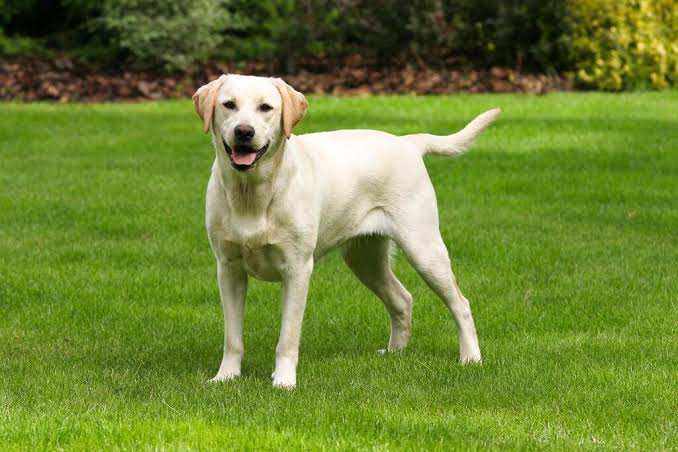
#> input picture card21/course/classificacao/image.png, 678 x 452 px, found by its file name
$ jupyter execute fundamentos_aula.ipynb
#> lines starting #> are read from the running program, lines starting #| are printed output that depends on the picture
[cell 1]
import cv2 as cv
import matplotlib.pyplot as plt
import numpy as np

[cell 2]
img = cv.imread('/home/beuren/Documentos/Bootcamp-LAMIA/card21/course/cnn/image.png')
#> img is the input picture: shape (452, 678, 3); mean B, G, R 51.9, 131.9, 110.4

[cell 3]
plt.imshow(cv.cvtColor(img, cv.COLOR_BGR2RGB))
# mostra a imagem colorida converto ela para RGB

[cell 4]
plt.imshow(cv.cvtColor(img, cv.COLOR_BGR2GRAY), cmap='gray')
# imagem cinza
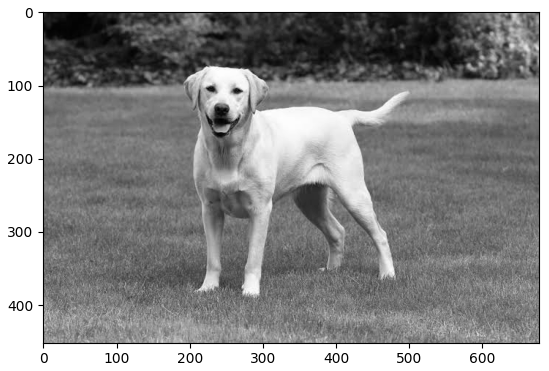
#> figure drawn by matplotlib, 1 panel

[cell 5]
img_menor = cv.resize(img, (50, 50))
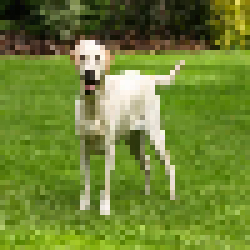
#> img_menor: shape (50, 50, 3) (shown 5 times larger); mean B, G, R 51.9, 131.9, 110.3
# mudando o tamnho podemos manipular ostamnho dos pixels assim ela fica borrada
plt.imshow(cv.cvtColor(img_menor, cv.COLOR_BGR2RGB))

[cell 6]
plt.imshow(img[100:200,:], cmap='gray')
# utilizando o slice podemos manipular o tamanho da imagem cortando partes desnecessarias
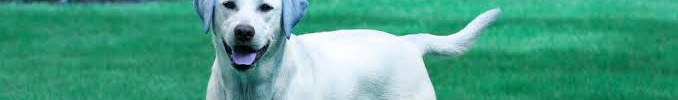
#> shown: shape (100, 678, 3); mean R, G, B 76.6, 160.7, 136.5
